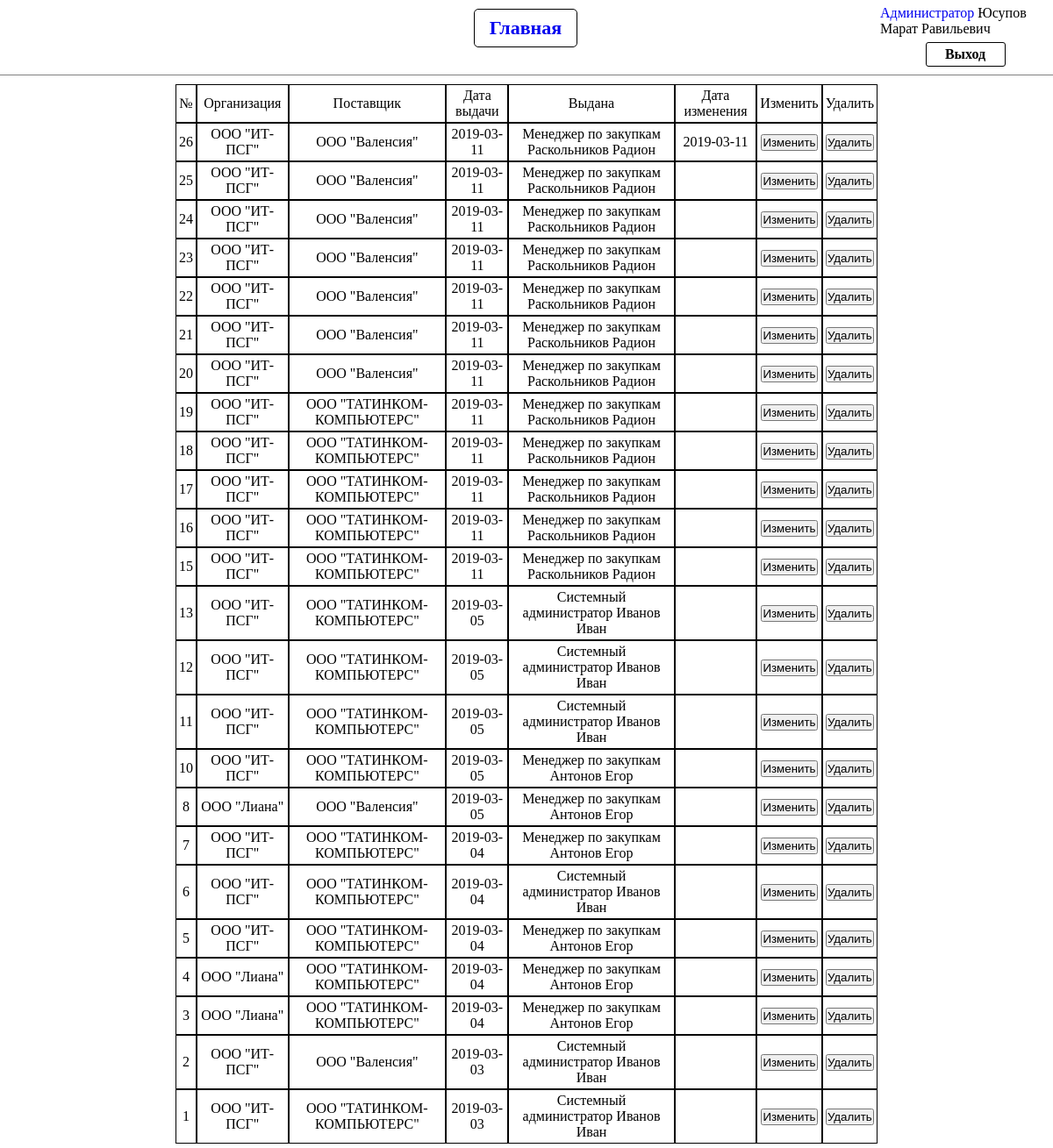
The page /history (signed in) on the database its author committed.
### tables this page shows
CREATE TABLE `power_of_attorney` (
  `id` int(20) NOT NULL,
  `code` int(10) NOT NULL,
  `date` date NOT NULL,
  `date_end` date NOT NULL,
  `date_change` date DEFAULT NULL,
  `organization_id` int(10) NOT NULL,
  `consumer_id` int(10) NOT NULL,
  `bank_id` int(10) NOT NULL,
  `issued_to_user_id` int(10) NOT NULL,
  `provider_id` int(10) NOT NULL
);

CREATE TABLE `organization` (
  `id` int(10) NOT NULL,
  `name` varchar(40) NOT NULL,
  `INN` varchar(13) DEFAULT NULL,
  `KPP` varchar(10) DEFAULT NULL,
  `OKPO` varchar(11) DEFAULT NULL,
  `postcode` int(7) DEFAULT NULL,
  `phone` varchar(15) DEFAULT NULL,
  `type_of_organization_id` int(11) DEFAULT NULL,
  `director_id` int(20) DEFAULT NULL,
  `office_id` int(20) DEFAULT NULL,
  `bank_id` int(20) DEFAULT NULL
);

CREATE TABLE `position` (
  `id` int(20) NOT NULL,
  `name` varchar(50) NOT NULL,
  `organization_id` int(20) NOT NULL
);

CREATE TABLE `user` (
  `id` int(20) NOT NULL,
  `name` varchar(22) NOT NULL,
  `surname` varchar(22) NOT NULL,
  `patronymic` varchar(22) NOT NULL,
  `login` varchar(30) NOT NULL,
  `password` varchar(30) NOT NULL,
  `status_id` int(20) NOT NULL,
  `position_id` int(20) NOT NULL,
  `passport_id` int(20) NOT NULL
);

### src/core/View.php (called while the page is built, shortened)
<?php
class View
{
    function generate($content_view, $template_view, $content_css, $data = null)
    {
        require __DIR__."/../View/".$template_view;
    }
}

### src/Controllers/ControllerHistory.php (called while the page is built, shortened)
<?php
class ControllerHistory extends AbstractController
{
    function actionIndex()
    {
        $data = $this->getModel(new ModelHistory());
        $this->view->generate('history.php', 'wrapper.php', "main.css", $data);
    }
}

### src/Controller.php (called while the page is built, shortened)
<?php
class Controller
{
    public static function main()
    {
        Route::start();
    }
}

### index.php (called while the page is built, shortened)
<?php
    Controller::main();

### src/Database/MySQL.php (called while the page is built, shortened)
<?php
class MySQL
{
    private $db = null;
    private $query;
    private $leftJoin;
    private $where;
    private $sort;
    private $limit;
    public function __construct($db = null, $host = "localhost", $user = "root", $pass = "")
    {
        if (!$db) {
            $db = self::DATABASE;
        }
        $this->db = new \mysqli($host, $user, $pass, $db);
        $this->db->set_charset("utf8");
    }
    public function setSelect($table, $fields = "*")
    {
        $this->query = "";
        if(is_array($fields))
        {
            $list = "";
            foreach($fields as $key => $value)
            {
                if(strpos($value, ".") === false)
                {
                    $list .= "`{$value}`, ";
                }
                else
                {
                    $parts = explode(".", $value);
                    $list .= "`{$parts[0]}`.{$parts[1]}, ";
                }
            }
            $fields = substr($list, 0, -2);
        }
        $this->query .= "SELECT {$fields} FROM `{$table}` ";
        return $this;
    }
    public function setLeftJoin($newTable, $oldTable, $new = false, $nickname = null, $oldCell = null)
    {
        if($new === true)
        {
            $this->leftJoin = "";
        }
        if($nickname != null)
        {
            $newTableNickname = $nickname;
            $nickname = "AS `{$nickname}`";
        }else{
            $nickname = "";
            $newTableNickname = $newTable;
        }
        if($oldCell == null)
        {
            $this->leftJoin .= "LEFT JOIN `{$newTable}` {$nickname} ON {$oldTable}.{$newTable}_id = {$newTableNickname}.id ";
        }
        else
        {
            $this->leftJoin .= "LEFT JOIN `{$newTable}` {$nickname} ON {$oldTable}.{$oldCell}_id = {$newTableNickname}.id ";
        }
        return $this;
    }
    public function setWhere($where)
    {
        $this->where = "";
        $this->where .= "WHERE {$where} ";
        return $this;
    }
    public function setSort($column, $sort)
    {
        $this->sort = "";
        $this->sort .= "ORDER BY {$column} {$sort} ";
        return $this;
    }
    public function clear()
    {
        $this->limit = "";
        $this->sort = "";
        $this->leftJoin = "";
        $this->where = "";
    }
    public function getQuery()
    {
        return $this->query.
            $this->leftJoin.
            $this->where.
            $this->sort.
            $this->limit;
    }
    public function setQuery()
    {
        return $this->query($this->getQuery());
    }
    private function query($query)
    {
        $res = $this->db->query($query);
        if ($res === false) {
            return false;
        } elseif ($res === true) {
            return true;
        } else {
            $result = array();
            while ($row = $res->fetch_assoc()) {
                $result[] = $row;
            }
            return $result;
        }
    }
}

### src/Model/ModelHistory.php (called while the page is built, shortened)
<?php
class ModelHistory extends AbstractModel
{
    public function getData()
    {
        $powerOfAttorney = $this->db
            ->setSelect("power_of_attorney", [
                "power_of_attorney.id AS PoAId",
                "organization.name AS orgName",
                "provider.name AS providerName",
                "date",
                "date_change",
                "issued_to_user.name AS userName",
                "surname",
                "position.name AS positionName"
            ])
            ->setLeftJoin("organization", "power_of_attorney", true)
            ->setLeftJoin("organization", "power_of_attorney", false, "provider", "provider")
            ->setLeftJoin("user", "power_of_attorney", false, "issued_to_user", "issued_to_user")
            ->setLeftJoin("position", "issued_to_user")
            ->setSort("PoAId", "DESC")
            ->setQuery();
        return $this->data;
    }
}

### src/core/AbstractController.php (called while the page is built, shortened)
<?php
abstract class AbstractController {
    protected function getModel(AbstractModel $model)
    {
        return $model->getData();
    }
}

### src/View/history.php (the view, shortened to what this page needs)
<table>
    <tr>
        <td>№</td>
        <td>Организация</td>
        <td>Поставщик</td>
        <td>Дата выдачи</td>
        <td>Выдана</td>
        <td>Дата изменения</td>
        <td>Изменить</td>
        <td>Удалить</td>
    </tr>
    <?php foreach ($data["powerOfAttorney"] as $key => $value): ?>
        <tr>
            <td><?= $value["PoAId"] ?></td>
            <td><?= $value["orgName"] ?></td>
            <td><?= $value["providerName"] ?></td>
            <td><?= $value["date"] ?></td>
            <td><?=
                $value["positionName"]." ".
                $value["surname"]." ".
                $value["userName"]
                ?></td>
            <td><?= $value["date_change"] ?></td>
            <td>
                <form action="/change" method="post">
                    <button name="action" value="showPdf">Изменить</button>
                </form>
            </td>
            <td><form action="/history" method="post">
                    <button name="action" value="delete">Удалить</button>
                </form></td>
        </tr>
    <? endforeach; ?>
</table>

### src/View/css/main.css (style rules this page uses)
* { margin: 0px; padding: 0px; text-decoration: none; }
p, table { margin: 5px; text-align: center; }
table { margin-left: auto; margin-right: auto; border-spacing: 0px; }
td { padding: 3px; border: 1px solid black; }

### rows shown on the page
power_of_attorney: id "26", organization.name "ООО \"ИТ-ПСГ\"", organization.name "ООО \"Валенсия\"", date "2019-03-11", position.name "Менеджер по закупкам", user.surname "Раскольников", user.name "Радион", date_change "2019-03-11"
power_of_attorney: id "25", organization.name "ООО \"ИТ-ПСГ\"", organization.name "ООО \"Валенсия\"", date "2019-03-11", position.name "Менеджер по закупкам", user.surname "Раскольников", user.name "Радион"
power_of_attorney: id "24", organization.name "ООО \"ИТ-ПСГ\"", organization.name "ООО \"Валенсия\"", date "2019-03-11", position.name "Менеджер по закупкам", user.surname "Раскольников", user.name "Радион"
power_of_attorney: id "23", organization.name "ООО \"ИТ-ПСГ\"", organization.name "ООО \"Валенсия\"", date "2019-03-11", position.name "Менеджер по закупкам", user.surname "Раскольников", user.name "Радион"
power_of_attorney: id "22", organization.name "ООО \"ИТ-ПСГ\"", organization.name "ООО \"Валенсия\"", date "2019-03-11", position.name "Менеджер по закупкам", user.surname "Раскольников", user.name "Радион"
power_of_attorney: id "21", organization.name "ООО \"ИТ-ПСГ\"", organization.name "ООО \"Валенсия\"", date "2019-03-11", position.name "Менеджер по закупкам", user.surname "Раскольников", user.name "Радион"
power_of_attorney: id "20", organization.name "ООО \"ИТ-ПСГ\"", organization.name "ООО \"Валенсия\"", date "2019-03-11", position.name "Менеджер по закупкам", user.surname "Раскольников", user.name "Радион"
power_of_attorney: id "19", organization.name "ООО \"ИТ-ПСГ\"", organization.name "ООО \"ТАТИНКОМ-КОМПЬЮТЕРС\"", date "2019-03-11", position.name "Менеджер по закупкам", user.surname "Раскольников", user.name "Радион"
power_of_attorney: id "18", organization.name "ООО \"ИТ-ПСГ\"", organization.name "ООО \"ТАТИНКОМ-КОМПЬЮТЕРС\"", date "2019-03-11", position.name "Менеджер по закупкам", user.surname "Раскольников", user.name "Радион"
power_of_attorney: id "17", organization.name "ООО \"ИТ-ПСГ\"", organization.name "ООО \"ТАТИНКОМ-КОМПЬЮТЕРС\"", date "2019-03-11", position.name "Менеджер по закупкам", user.surname "Раскольников", user.name "Радион"
power_of_attorney: id "16", organization.name "ООО \"ИТ-ПСГ\"", organization.name "ООО \"ТАТИНКОМ-КОМПЬЮТЕРС\"", date "2019-03-11", position.name "Менеджер по закупкам", user.surname "Раскольников", user.name "Радион"
power_of_attorney: id "15", organization.name "ООО \"ИТ-ПСГ\"", organization.name "ООО \"ТАТИНКОМ-КОМПЬЮТЕРС\"", date "2019-03-11", position.name "Менеджер по закупкам", user.surname "Раскольников", user.name "Радион"
power_of_attorney: id "13", organization.name "ООО \"ИТ-ПСГ\"", organization.name "ООО \"ТАТИНКОМ-КОМПЬЮТЕРС\"", date "2019-03-05", position.name "Системный администратор", user.surname "Иванов", user.name "Иван"
power_of_attorney: id "12", organization.name "ООО \"ИТ-ПСГ\"", organization.name "ООО \"ТАТИНКОМ-КОМПЬЮТЕРС\"", date "2019-03-05", position.name "Системный администратор", user.surname "Иванов", user.name "Иван"
power_of_attorney: id "11", organization.name "ООО \"ИТ-ПСГ\"", organization.name "ООО \"ТАТИНКОМ-КОМПЬЮТЕРС\"", date "2019-03-05", position.name "Системный администратор", user.surname "Иванов", user.name "Иван"
power_of_attorney: id "10", organization.name "ООО \"ИТ-ПСГ\"", organization.name "ООО \"ТАТИНКОМ-КОМПЬЮТЕРС\"", date "2019-03-05", position.name "Менеджер по закупкам", user.surname "Антонов", user.name "Егор"
power_of_attorney: id "8", organization.name "ООО \"Лиана\"", organization.name "ООО \"Валенсия\"", date "2019-03-05", position.name "Менеджер по закупкам", user.surname "Антонов", user.name "Егор"
power_of_attorney: id "7", organization.name "ООО \"ИТ-ПСГ\"", organization.name "ООО \"ТАТИНКОМ-КОМПЬЮТЕРС\"", date "2019-03-04", position.name "Менеджер по закупкам", user.surname "Антонов", user.name "Егор"
power_of_attorney: id "6", organization.name "ООО \"ИТ-ПСГ\"", organization.name "ООО \"ТАТИНКОМ-КОМПЬЮТЕРС\"", date "2019-03-04", position.name "Системный администратор", user.surname "Иванов", user.name "Иван"
power_of_attorney: id "5", organization.name "ООО \"ИТ-ПСГ\"", organization.name "ООО \"ТАТИНКОМ-КОМПЬЮТЕРС\"", date "2019-03-04", position.name "Менеджер по закупкам", user.surname "Антонов", user.name "Егор"
power_of_attorney: id "4", organization.name "ООО \"Лиана\"", organization.name "ООО \"ТАТИНКОМ-КОМПЬЮТЕРС\"", date "2019-03-04", position.name "Менеджер по закупкам", user.surname "Антонов", user.name "Егор"
power_of_attorney: id "3", organization.name "ООО \"Лиана\"", organization.name "ООО \"ТАТИНКОМ-КОМПЬЮТЕРС\"", date "2019-03-04", position.name "Менеджер по закупкам", user.surname "Антонов", user.name "Егор"
power_of_attorney: id "2", organization.name "ООО \"ИТ-ПСГ\"", organization.name "ООО \"Валенсия\"", date "2019-03-03", position.name "Системный администратор", user.surname "Иванов", user.name "Иван"
power_of_attorney: id "1", organization.name "ООО \"ИТ-ПСГ\"", organization.name "ООО \"ТАТИНКОМ-КОМПЬЮТЕРС\"", date "2019-03-03", position.name "Системный администратор", user.surname "Иванов", user.name "Иван"

### other values the page prints
$data["fullUser"] "Юсупов Марат Равильевич"
